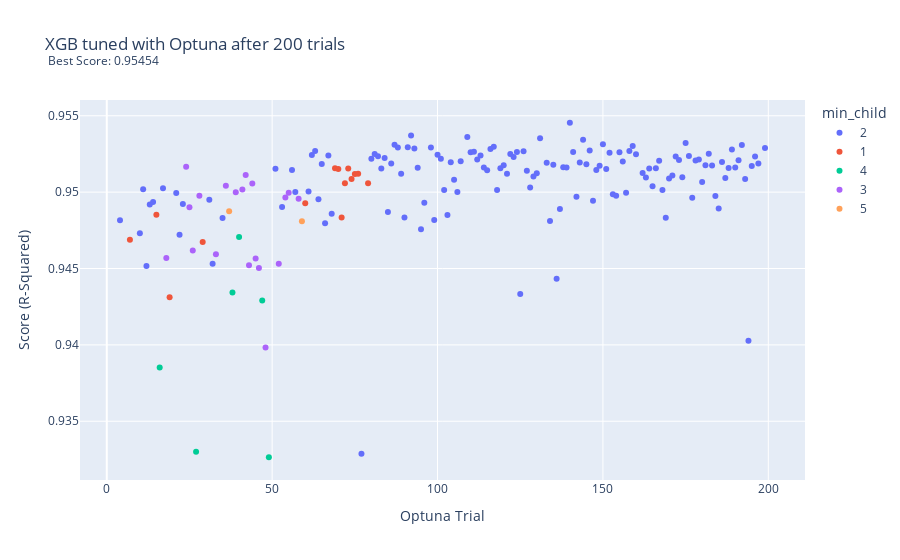

The notebook cell saved with this chart:
### Code cell
fig = px.scatter(optuna_xgb.loc[optuna_xgb.Score > .93],
                 x="Trial", 
                 y="Score", 
                 color = 'min_child',
                 hover_data=['Parameters'],
                labels = {'Trial': 'Optuna Trial', 'Score': 'Score (R-Squared)'},
                title = 'XGB tuned with Optuna after 200 trials<br><sup> Best Score: 0.95454 </sup>')

fig.update_layout(
    hoverlabel=dict(
        bgcolor="white",
        font_size=8,
        font_family="Rockwell"
    )
)
fig.write_image("images/optuna_xgb_minchild.png")
fig.show()

### Figure 1 — Plotly figure (JSON) as saved in the notebook; plotly's stock layout.template omitted (floating-point values rounded to 4 significant figures; data arrays with more than 128 entries replaced by an {"elided": "..."} marker saying what was removed)
{"data": [{"customdata": {"elided": "141x1x8x2 mixed values"}, "hovertemplate": "min_child=2<br>Optuna Trial=%{x}<br>Score (R-Squared)=%{y}<br>Parameters=%{customdata[0]}<extra></extra>", "legendgroup": "2", "marker": {"color": "#636efa", "symbol": "circle"}, "mode": "markers", "name": "2", "orientation": "v", "showlegend": true, "type": "scatter", "x": {"elided": "141 int values"}, "xaxis": "x", "y": {"elided": "141 float values"}, "yaxis": "y"}, {"customdata": {"elided": "14x1x8x2 mixed values"}, "hovertemplate": "min_child=1<br>Optuna Trial=%{x}<br>Score (R-Squared)=%{y}<br>Parameters=%{customdata[0]}<extra></extra>", "legendgroup": "1", "marker": {"color": "#EF553B", "symbol": "circle"}, "mode": "markers", "name": "1", "orientation": "v", "showlegend": true, "type": "scatter", "x": [7, 15, 19, 29, 60, 69, 70, 71, 72, 73, 74, 75, 76, 79], "xaxis": "x", "y": [0.9469, 0.9485, 0.9431, 0.9467, 0.9493, 0.9516, 0.9515, 0.9483, 0.9506, 0.9516, 0.9509, 0.9512, 0.9512, 0.9506], "yaxis": "y"}, {"customdata": [[[["scaling_method", "robust"], ["encoding_method", "onehot"], ["n_estimators", 554], ["learning_rate", 0.01922], ["max_depth", 4], ["subsample", 0.9643], ["colsample_bytree", 0.7567], ["min_child_weight", 4]]], [[["scaling_method", "robust"], ["encoding_method", "onehot"], ["n_estimators", 679], ["learning_rate", 0.01301], ["max_depth", 3], ["subsample", 0.8035], ["colsample_bytree", 0.5047], ["min_child_weight", 4]]], [[["scaling_method", "minmax"], ["encoding_method", "ordinal"], ["n_estimators", 740], ["learning_rate", 0.03218], ["max_depth", 2], ["subsample", 0.4958], ["colsample_bytree", 0.6613], ["min_child_weight", 4]]], [[["scaling_method", "minmax"], ["encoding_method", "onehot"], ["n_estimators", 691], ["learning_rate", 0.05807], ["max_depth", 3], ["subsample", 0.9436], ["colsample_bytree", 0.7302], ["min_child_weight", 4]]], [[["scaling_method", "maxabs"], ["encoding_method", "onehot"], ["n_estimators", 705], ["learning_rate", 0.02262], ["max_depth", 3], ["subsample", 0.766], ["colsample_bytree", 0.5345], ["min_child_weight", 4]]], [[["scaling_method", "standard"], ["encoding_method", "onehot"], ["n_estimators", 380], ["learning_rate", 0.04095], ["max_depth", 2], ["subsample", 0.9966], ["colsample_bytree", 0.6507], ["min_child_weight", 4]]]], "hovertemplate": "min_child=4<br>Optuna Trial=%{x}<br>Score (R-Squared)=%{y}<br>Parameters=%{customdata[0]}<extra></extra>", "legendgroup": "4", "marker": {"color": "#00cc96", "symbol": "circle"}, "mode": "markers", "name": "4", "orientation": "v", "showlegend": true, "type": "scatter", "x": [16, 27, 38, 40, 47, 49], "xaxis": "x", "y": [0.9385, 0.933, 0.9434, 0.9471, 0.9429, 0.9326], "yaxis": "y"}, {"customdata": {"elided": "19x1x8x2 mixed values"}, "hovertemplate": "min_child=3<br>Optuna Trial=%{x}<br>Score (R-Squared)=%{y}<br>Parameters=%{customdata[0]}<extra></extra>", "legendgroup": "3", "marker": {"color": "#ab63fa", "symbol": "circle"}, "mode": "markers", "name": "3", "orientation": "v", "showlegend": true, "type": "scatter", "x": [18, 24, 25, 26, 28, 33, 36, 39, 41, 42, 43, 44, 45, 46, 48, 52, 54, 55, 58], "xaxis": "x", "y": [0.9457, 0.9517, 0.949, 0.9462, 0.9498, 0.9459, 0.9504, 0.95, 0.9502, 0.9511, 0.9452, 0.9506, 0.9457, 0.945, 0.9398, 0.9453, 0.9496, 0.95, 0.9496], "yaxis": "y"}, {"customdata": [[[["scaling_method", "minmax"], ["encoding_method", "onehot"], ["n_estimators", 499], ["learning_rate", 0.07601], ["max_depth", 3], ["subsample", 0.7979], ["colsample_bytree", 0.6327], ["min_child_weight", 5]]], [[["scaling_method", "minmax"], ["encoding_method", "onehot"], ["n_estimators", 964], ["learning_rate", 0.07269], ["max_depth", 2], ["subsample", 0.8979], ["colsample_bytree", 0.6289], ["min_child_weight", 5]]]], "hovertemplate": "min_child=5<br>Optuna Trial=%{x}<br>Score (R-Squared)=%{y}<br>Parameters=%{customdata[0]}<extra></extra>", "legendgroup": "5", "marker": {"color": "#FFA15A", "symbol": "circle"}, "mode": "markers", "name": "5", "orientation": "v", "showlegend": true, "type": "scatter", "x": [37, 59], "xaxis": "x", "y": [0.9487, 0.9481], "yaxis": "y"}], "layout": {"hoverlabel": {"bgcolor": "white", "font": {"family": "Rockwell", "size": 8}}, "legend": {"title": {"text": "min_child"}, "tracegroupgap": 0}, "title": {"text": "XGB tuned with Optuna after 200 trials<br><sup> Best Score: 0.95454 </sup>"}, "xaxis": {"anchor": "y", "domain": [0, 1], "title": {"text": "Optuna Trial"}}, "yaxis": {"anchor": "x", "domain": [0, 1], "title": {"text": "Score (R-Squared)"}}}}
